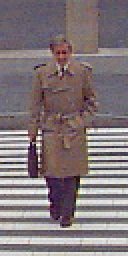
#> input picture MIT-IB/male1/00011_male_fore.jpg, 64 x 128 px, found by its file name (shown 2 times larger); its folder holds 4 pictures in this run
$ python data_preprocessing.py
#> lines starting #> are read from the running program, lines starting #| are printed output that depends on the picture
import cv2
import os

def preprocess_image(image_path, size=(224, 224)):
#> called with size = (224, 224)
    img = cv2.imread(image_path)
#> img is the input picture: shape (128, 64, 3); mean B, G, R 122.1, 119.1, 130.6

    if img is None:
        return None

    # Resize
    img = cv2.resize(img, size)
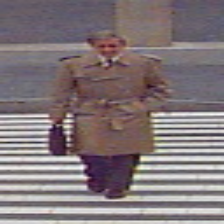
#> img: shape (224, 224, 3); mean B, G, R 122, 119, 130.4

    # Convert to grayscale
    gray = cv2.cvtColor(img, cv2.COLOR_BGR2GRAY)
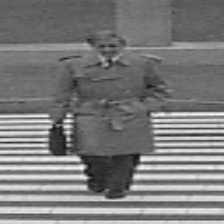
#> gray: shape (224, 224); min 18, max 247, mean 122.7

    # Histogram Equalization
    equalized = cv2.equalizeHist(gray)
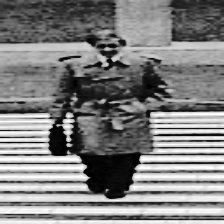
#> equalized: shape (224, 224); min 0, max 255, mean 129

    return equalized

def preprocess_images(input_folder, output_folder):
    os.makedirs(output_folder, exist_ok=True)

    for filename in os.listdir(input_folder):
        if filename.lower().endswith(('.jpg', '.jpeg', '.png')):
            input_path = os.path.join(input_folder, filename)
            output_path = os.path.join(output_folder, filename)

            processed = preprocess_image(input_path)

            if processed is not None:
                cv2.imwrite(output_path, processed)
#> pass 2 of the loop in preprocess_images, `for filename in os.listdir(input_folder):`:
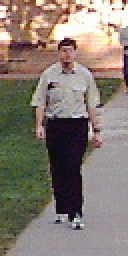
#> input picture MIT-IB/male1/00049_male_fore.jpg, 64 x 128 px, found by its file name (shown 2 times larger)
#> in preprocess_image, img is the input picture: shape (128, 64, 3); mean B, G, R 113.4, 123.1, 133.7
#> img: shape (224, 224, 3)
#> in preprocess_image (call 2), `gray = cv2.cvtColor(img, cv2.COLOR_BGR2GRAY)`:
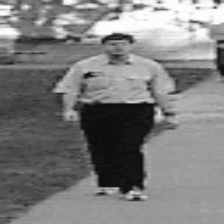
#> gray: shape (224, 224); min 9, max 255, mean 125
#> in preprocess_image (call 2), `equalized = cv2.equalizeHist(gray)`:
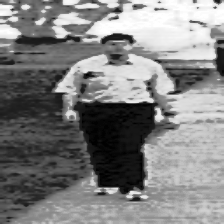
#> equalized: shape (224, 224); min 0, max 255, mean 128.8
#> pass 3 of the loop in preprocess_images, `for filename in os.listdir(input_folder):`:
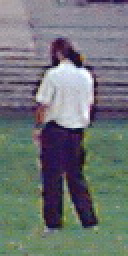
#> input picture MIT-IB/male1/00058_male_back.jpg, 64 x 128 px, found by its file name (shown 2 times larger)
#> in preprocess_image, img is the input picture: shape (128, 64, 3); mean B, G, R 116.9, 115.8, 110.8
#> img: shape (224, 224, 3)
#> in preprocess_image (call 3), `gray = cv2.cvtColor(img, cv2.COLOR_BGR2GRAY)`:
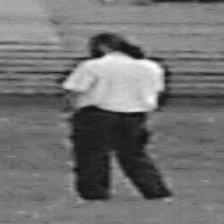
#> gray: shape (224, 224); min 18, max 251, mean 114.3
#> in preprocess_image (call 3), `equalized = cv2.equalizeHist(gray)`:
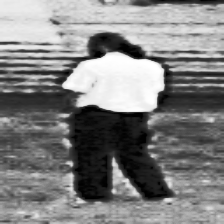
#> equalized: shape (224, 224); min 0, max 255, mean 128.8
#> the loop made 4 passes; the first 3 are shown

if __name__ == "__main__":
    input_male = r"D:\Desktop\dip_proj\MIT-IB\male1"
    input_female = r"D:\Desktop\dip_proj\MIT-IB\female_augmented"
    output_male = r"D:\Desktop\dip_proj\MIT-IB\preprocessed\male1"
    output_female = r"D:\Desktop\dip_proj\MIT-IB\preprocessed\female"

    preprocess_images(input_male, output_male)
#> (the run stopped early here; a loop or call above may not have finished)
